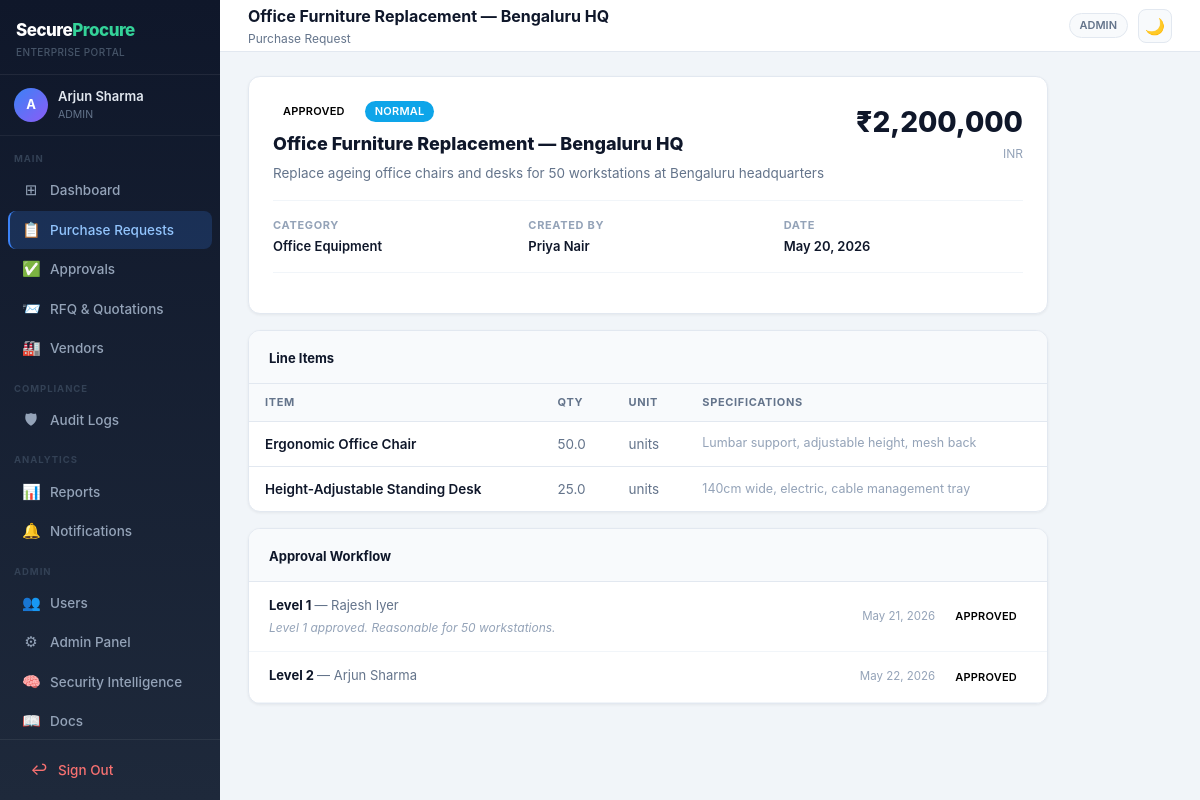
Page /requests/2 (signed in) on the committed database.
### app/models.py (models this page shows, shortened)
class User(UserMixin, db.Model):
    __tablename__ = 'users'
    id            = db.Column(db.Integer, primary_key=True)
    name          = db.Column(db.String(120), nullable=False)
    email         = db.Column(db.String(120), unique=True, nullable=False)
    password_hash = db.Column(db.String(256), nullable=False)
    role          = db.Column(db.String(30), nullable=False, default='PROCUREMENT_OFFICER')
    department    = db.Column(db.String(100))
    is_active     = db.Column(db.Boolean, default=True)
    created_at    = db.Column(db.DateTime, default=datetime.utcnow)
    vendor         = db.relationship('Vendor', back_populates='user', uselist=False)
    requests       = db.relationship('PurchaseRequest', back_populates='creator', foreign_keys='PurchaseRequest.created_by')
    approvals      = db.relationship('Approval', back_populates='decider', foreign_keys='Approval.decided_by')
    audit_logs     = db.relationship('AuditLog', back_populates='user')
    notifications  = db.relationship('Notification', back_populates='user', cascade='all, delete-orphan')

class PurchaseRequest(db.Model):
    __tablename__ = 'purchase_requests'
    id               = db.Column(db.Integer, primary_key=True)
    title            = db.Column(db.String(200), nullable=False)
    description      = db.Column(db.Text)
    category         = db.Column(db.String(80), nullable=False)
    estimated_budget = db.Column(db.Float, nullable=False)
    currency         = db.Column(db.String(10), default='USD')
    urgency          = db.Column(db.String(20), default='NORMAL')
    status           = db.Column(db.String(30), default='DRAFT')
    created_by       = db.Column(db.Integer, db.ForeignKey('users.id'), nullable=False)
    created_at       = db.Column(db.DateTime, default=datetime.utcnow)
    updated_at       = db.Column(db.DateTime, default=datetime.utcnow, onupdate=datetime.utcnow)
    creator   = db.relationship('User', back_populates='requests', foreign_keys=[created_by])
    items     = db.relationship('RequestItem', back_populates='request', cascade='all, delete-orphan')
    rfq       = db.relationship('RFQ', back_populates='request', uselist=False)
    approvals = db.relationship('Approval', back_populates='request', cascade='all, delete-orphan')

class RequestItem(db.Model):
    __tablename__ = 'request_items'
    id             = db.Column(db.Integer, primary_key=True)
    request_id     = db.Column(db.Integer, db.ForeignKey('purchase_requests.id'), nullable=False)
    item_name      = db.Column(db.String(150), nullable=False)
    quantity       = db.Column(db.Float, nullable=False)
    unit           = db.Column(db.String(30), nullable=False)
    specifications = db.Column(db.Text)
    request = db.relationship('PurchaseRequest', back_populates='items')

class Approval(db.Model):
    __tablename__ = 'approvals'
    id           = db.Column(db.Integer, primary_key=True)
    request_id   = db.Column(db.Integer, db.ForeignKey('purchase_requests.id'), nullable=False)
    level        = db.Column(db.Integer, nullable=False)
    approver_role = db.Column(db.String(30), default='APPROVER')
    status       = db.Column(db.String(20), default='PENDING')
    decided_by   = db.Column(db.Integer, db.ForeignKey('users.id'))
    comments     = db.Column(db.Text)
    decided_at   = db.Column(db.DateTime)
    created_at   = db.Column(db.DateTime, default=datetime.utcnow)
    request = db.relationship('PurchaseRequest', back_populates='approvals')
    decider = db.relationship('User', back_populates='approvals', foreign_keys=[decided_by])

### app/routes/requests.py (the view)
@bp.route('/requests/<int:req_id>')
@login_required
def view_request(req_id):
    pr = PurchaseRequest.query.get_or_404(req_id)
    return render_template('dashboard/request_detail.html', pr=pr)

### templates/dashboard/request_detail.html (shortened to what this page needs)
{% extends "base.html" %}
{% block page_header %}
  <div>
    <div style="font-size: 16px; font-weight: 700; color: var(--text-primary); white-space: nowrap; overflow: hidden; text-overflow: ellipsis; max-width: 500px;">{{ pr.title }}</div>
    <div style="font-size: 12px; color: var(--text-muted); margin-top: 2px;">Purchase Request</div>
  </div>
{% endblock %}
{% block content %}
<div style="max-width: 800px;">
  <div class="card" style="padding: 24px; margin-bottom: 16px;">
    <div style="display: flex; align-items: flex-start; justify-content: space-between; gap: 16px; margin-bottom: 16px;">
      <div style="flex: 1; min-width: 0;">
        <div style="display: flex; align-items: center; gap: 10px; margin-bottom: 8px; flex-wrap: wrap;">
          <span class="badge badge-{{ status_badge(pr.status) }}">{{ pr.status.replace('_',' ') }}</span>
          <span class="badge {% if pr.urgency == 'CRITICAL' %}badge-danger{% elif pr.urgency == 'HIGH' %}badge-warning{% elif pr.urgency == 'NORMAL' %}badge-info{% else %}badge-secondary{% endif %}">
            {{ pr.urgency }}
          </span>
        </div>
        <div style="font-size: 18px; font-weight: 800; color: var(--text-primary); margin-bottom: 6px;">{{ pr.title }}</div>
        {% if pr.description %}
        <div style="font-size: 13.5px; color: var(--text-muted); line-height: 1.6;">{{ pr.description }}</div>
        {% endif %}
      </div>
      <div style="text-align: right; flex-shrink: 0;">
        <div style="font-size: 28px; font-weight: 800; color: var(--text-primary);">{{ fmt_currency(pr.estimated_budget, pr.currency) }}</div>
        <div style="font-size: 12px; color: var(--text-faint); margin-top: 2px;">{{ pr.currency }}</div>
      </div>
    </div>
    <div style="display: grid; grid-template-columns: repeat(3, 1fr); gap: 16px; padding: 16px 0; border-top: 1px solid #f1f5f9; border-bottom: 1px solid #f1f5f9; margin-bottom: 16px;">
      <div>
        <div style="font-size: 11px; font-weight: 700; color: var(--text-faint); text-transform: uppercase; letter-spacing: 0.06em; margin-bottom: 3px;">Category</div>
        <div style="font-size: 13px; font-weight: 600; color: var(--text-primary);">{{ pr.category }}</div>
      </div>
      <div>
        <div style="font-size: 11px; font-weight: 700; color: var(--text-faint); text-transform: uppercase; letter-spacing: 0.06em; margin-bottom: 3px;">Created By</div>
        <div style="font-size: 13px; font-weight: 600; color: var(--text-primary);">{{ pr.creator.name }}</div>
      </div>
      <div>
        <div style="font-size: 11px; font-weight: 700; color: var(--text-faint); text-transform: uppercase; letter-spacing: 0.06em; margin-bottom: 3px;">Date</div>
        <div style="font-size: 13px; font-weight: 600; color: var(--text-primary);">{{ pr.created_at.strftime('%b %d, %Y') }}</div>
      </div>
    </div>
  </div>
  {% if pr.items %}
  <div class="card" style="overflow: hidden; margin-bottom: 16px;">
    <div style="padding: 14px 20px; background: var(--bg-subtle); border-bottom: 1px solid var(--border);">
      <span style="font-size: 13px; font-weight: 700; color: var(--text-primary);">Line Items</span>
    </div>
    <table style="width: 100%; border-collapse: collapse;">
      <thead><tr class="tbl-head">
        <th>Item</th>
        <th>Qty</th>
        <th>Unit</th>
        <th>Specifications</th>
      </tr></thead>
      <tbody>
        {% for item in pr.items %}
        <tr class="tbl-row">
          <td style="font-weight: 600; color: var(--text-primary);">{{ item.item_name }}</td>
          <td style="color: var(--text-muted);">{{ item.quantity }}</td>
          <td style="color: var(--text-muted);">{{ item.unit }}</td>
          <td style="color: var(--text-faint); font-size: 12.5px;">{{ item.specifications or '—' }}</td>
        </tr>
        {% endfor %}
      </tbody>
    </table>
  </div>
  {% endif %}
  {% if pr.approvals %}
  <div class="card" style="overflow: hidden; margin-bottom: 16px;">
    <div style="padding: 14px 20px; background: var(--bg-subtle); border-bottom: 1px solid var(--border);">
      <span style="font-size: 13px; font-weight: 700; color: var(--text-primary);">Approval Workflow</span>
    </div>
    <div>
      {% for a in pr.approvals|sort(attribute='level') %}
      <div style="padding: 14px 20px; display: flex; align-items: center; justify-content: space-between; border-bottom: 1px solid #f1f5f9;">
        <div>
          <div style="font-size: 13px; font-weight: 700; color: var(--text-primary); margin-bottom: 3px;">
            Level {{ a.level }}
            {% if a.decider %}<span style="font-weight: 400; color: var(--text-muted);"> — {{ a.decider.name }}</span>{% endif %}
          </div>
          {% if a.comments %}
          <div style="font-size: 12px; color: var(--text-faint); font-style: italic;">{{ a.comments }}</div>
          {% endif %}
        </div>
        <div style="display: flex; align-items: center; gap: 10px; flex-shrink: 0;">
          {% if a.decided_at %}
          <span style="font-size: 11.5px; color: var(--text-faint);">{{ a.decided_at.strftime('%b %d, %Y') }}</span>
          {% endif %}
          <span class="badge badge-{{ status_badge(a.status) }}">{{ a.status }}</span>
        </div>
      </div>
      {% endfor %}
    </div>
  </div>
  {% endif %}
</div>
{% endblock %}

### templates/base.html (shortened to what this page needs)
<!DOCTYPE html>
<html lang="en" class="h-full">
<head>
  <script src="https://cdn.tailwindcss.com"></script>
</head>
<body class="h-full flex overflow-hidden" style="font-family: -apple-system, BlinkMacSystemFont, 'Segoe UI', sans-serif;">
<aside class="sidebar flex-shrink-0">
  <div style="padding: 18px 16px 14px; border-bottom: 1px solid rgba(255,255,255,0.07);">
    <a href="/dashboard" style="text-decoration: none; display: block;">
      <div style="font-size: 17px; font-weight: 800; color: white; letter-spacing: -0.5px;">
        Secure<span style="color: #34d399;">Procure</span>
      </div>
      <div style="font-size: 10px; color: #475569; margin-top: 1px; font-weight: 500; letter-spacing: 0.04em;">ENTERPRISE PORTAL</div>
    </a>
  </div>
  <div style="padding: 12px 14px; border-bottom: 1px solid rgba(255,255,255,0.06);">
    <div style="display: flex; align-items: center; gap: 10px;">
      <div style="width: 34px; height: 34px; border-radius: 50%; background: linear-gradient(135deg,#3b82f6,#8b5cf6); display: flex; align-items: center; justify-content: center; font-size: 13px; font-weight: 700; color: white; flex-shrink: 0;">
        {{ current_user.name[0].upper() }}
      </div>
      <div style="min-width: 0;">
        <div style="font-size: 13px; font-weight: 600; color: #e2e8f0; white-space: nowrap; overflow: hidden; text-overflow: ellipsis;">{{ current_user.name }}</div>
        <div style="font-size: 10.5px; color: #64748b; margin-top: 1px;">{{ current_user.role.replace('_',' ') }}</div>
      </div>
    </div>
  </div>
  <nav style="flex: 1; padding: 10px 0; overflow-y: auto;">
    <div style="padding: 6px 14px 4px; font-size: 9.5px; font-weight: 700; color: #334155; letter-spacing: 0.1em; text-transform: uppercase;">Main</div>
    <a href="/dashboard" class="nav-item {% if request.path == '/dashboard' %}active{% endif %}">
      <span class="nav-icon">⊞</span> Dashboard
    </a>
    {% if current_user.role != 'VENDOR' %}
    <a href="/requests" class="nav-item {% if '/requests' in request.path %}active{% endif %}">
      <span class="nav-icon">📋</span> Purchase Requests
    </a>
    {% endif %}
    {% if current_user.role in ['APPROVER', 'ADMIN'] %}
    <a href="/approvals" class="nav-item {% if '/approvals' in request.path %}active{% endif %}">
      <span class="nav-icon">✅</span> Approvals
    </a>
    {% endif %}
    {% if current_user.role in ['PROCUREMENT_OFFICER', 'ADMIN', 'APPROVER', 'AUDITOR'] %}
    <a href="/rfq" class="nav-item {% if '/rfq' in request.path %}active{% endif %}">
      <span class="nav-icon">📨</span> RFQ &amp; Quotations
    </a>
    {% endif %}
    {% if current_user.role in ['ADMIN', 'PROCUREMENT_OFFICER', 'AUDITOR'] %}
    <a href="/vendors" class="nav-item {% if '/vendors' in request.path %}active{% endif %}">
      <span class="nav-icon">🏭</span> Vendors
    </a>
    {% endif %}
    {% if current_user.role in ['AUDITOR', 'ADMIN'] %}
    <div style="padding: 10px 14px 4px; font-size: 9.5px; font-weight: 700; color: #334155; letter-spacing: 0.1em; text-transform: uppercase; margin-top: 4px;">Compliance</div>
    <a href="/audit" class="nav-item {% if '/audit' in request.path %}active{% endif %}">
      <span class="nav-icon">🛡</span> Audit Logs
    </a>
    {% endif %}
    <div style="padding: 10px 14px 4px; font-size: 9.5px; font-weight: 700; color: #334155; letter-spacing: 0.1em; text-transform: uppercase; margin-top: 4px;">Analytics</div>
    <a href="/reports" class="nav-item {% if '/reports' in request.path %}active{% endif %}">
      <span class="nav-icon">📊</span> Reports
    </a>
    <a href="/notifications" class="nav-item {% if '/notifications' in request.path %}active{% endif %}">
      <span class="nav-icon">🔔</span> Notifications
    </a>
    {% if current_user.role == 'ADMIN' %}
    <div style="padding: 10px 14px 4px; font-size: 9.5px; font-weight: 700; color: #334155; letter-spacing: 0.1em; text-transform: uppercase; margin-top: 4px;">Admin</div>
    <a href="/admin/users" class="nav-item {% if '/admin/users' in request.path %}active{% endif %}">
      <span class="nav-icon">👥</span> Users
    </a>
    <a href="/admin/panel" class="nav-item {% if '/admin/panel' in request.path %}active{% endif %}">
      <span class="nav-icon">⚙</span> Admin Panel
    </a>
    <a href="/admin/security-intelligence" class="nav-item {% if '/admin/security-intelligence' in request.path %}active{% endif %}">
      <span class="nav-icon">🧠</span> Security Intelligence
    </a>
    <a href="/admin/docs" class="nav-item {% if '/admin/docs' in request.path %}active{% endif %}">
      <span class="nav-icon">📖</span> Docs
    </a>
    {% endif %}
  </nav>
  <div style="padding: 10px 8px; border-top: 1px solid rgba(255,255,255,0.07);">
    <form action="/logout" method="post">
      <button type="submit" class="nav-item" style="width:100%; background:none; border:none; cursor:pointer; color:#f87171;">
        <span class="nav-icon">↩</span> Sign Out
      </button>
    </form>
  </div>
</aside>
<div style="flex: 1; display: flex; flex-direction: column; overflow: hidden; min-width: 0;">
  <header class="topbar">
    <div>{% block page_header %}{% endblock %}</div>
    <div style="display: flex; align-items: center; gap: 10px;">
      <span style="font-size: 11px; font-weight: 600; color: var(--text-muted); background: var(--bg-subtle); border: 1px solid var(--border); padding: 3px 10px; border-radius: 20px;">
        {{ current_user.role.replace('_',' ') }}
      </span>
      <button class="theme-toggle" id="theme-btn" onclick="toggleTheme()" title="Toggle dark/light mode">🌙</button>
    </div>
  </header>
  <main class="main-content">
    {% block content %}{% endblock %}
  </main>
</div>
</body>
</html>

### rows in the picture
User: name "A", name "Arjun Sharma", role.replace "ADMIN"
PurchaseRequest: title "Office Furniture Replacement — Bengaluru HQ", status.replace "APPROVED", urgency "NORMAL", description "Replace ageing office chairs and desks for 50 workstations at Bengaluru headquarters", estimated_budget+currency "₹2,200,000", currency "INR", category "Office Equipment", created_at "May 20, 2026"
User: creator.name "Priya Nair"
RequestItem: item_name "Ergonomic Office Chair", quantity "50.0", unit "units", specifications "Lumbar support, adjustable height, mesh back"
RequestItem: item_name "Height-Adjustable Standing Desk", quantity "25.0", unit "units", specifications "140cm wide, electric, cable management tray"
Approval: level "1", decider.name "Rajesh Iyer", comments "Level 1 approved. Reasonable for 50 workstations.", decided_at "May 21, 2026", status "APPROVED"
Approval: level "2", decider.name "Arjun Sharma", decided_at "May 22, 2026", status "APPROVED"
